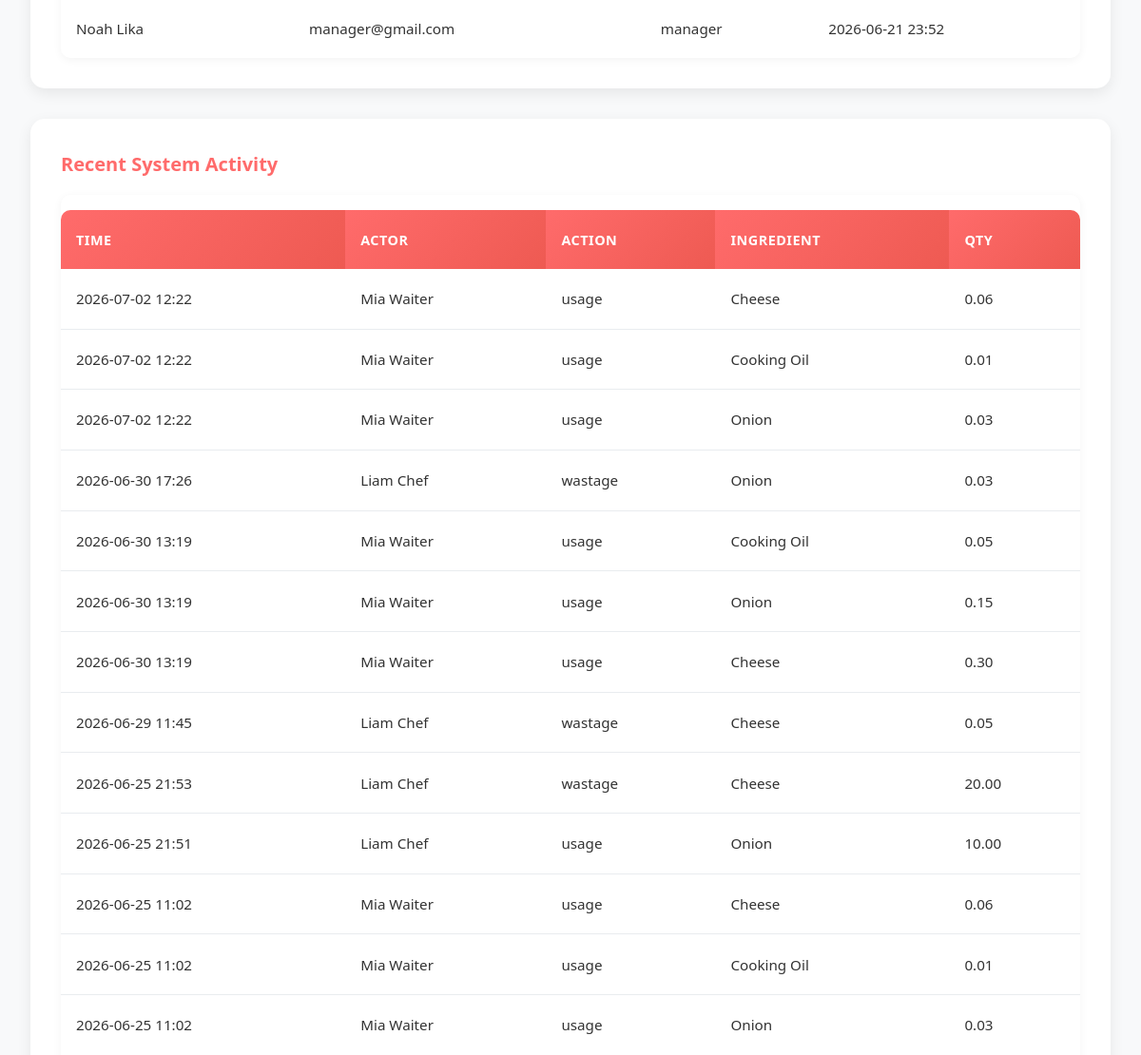
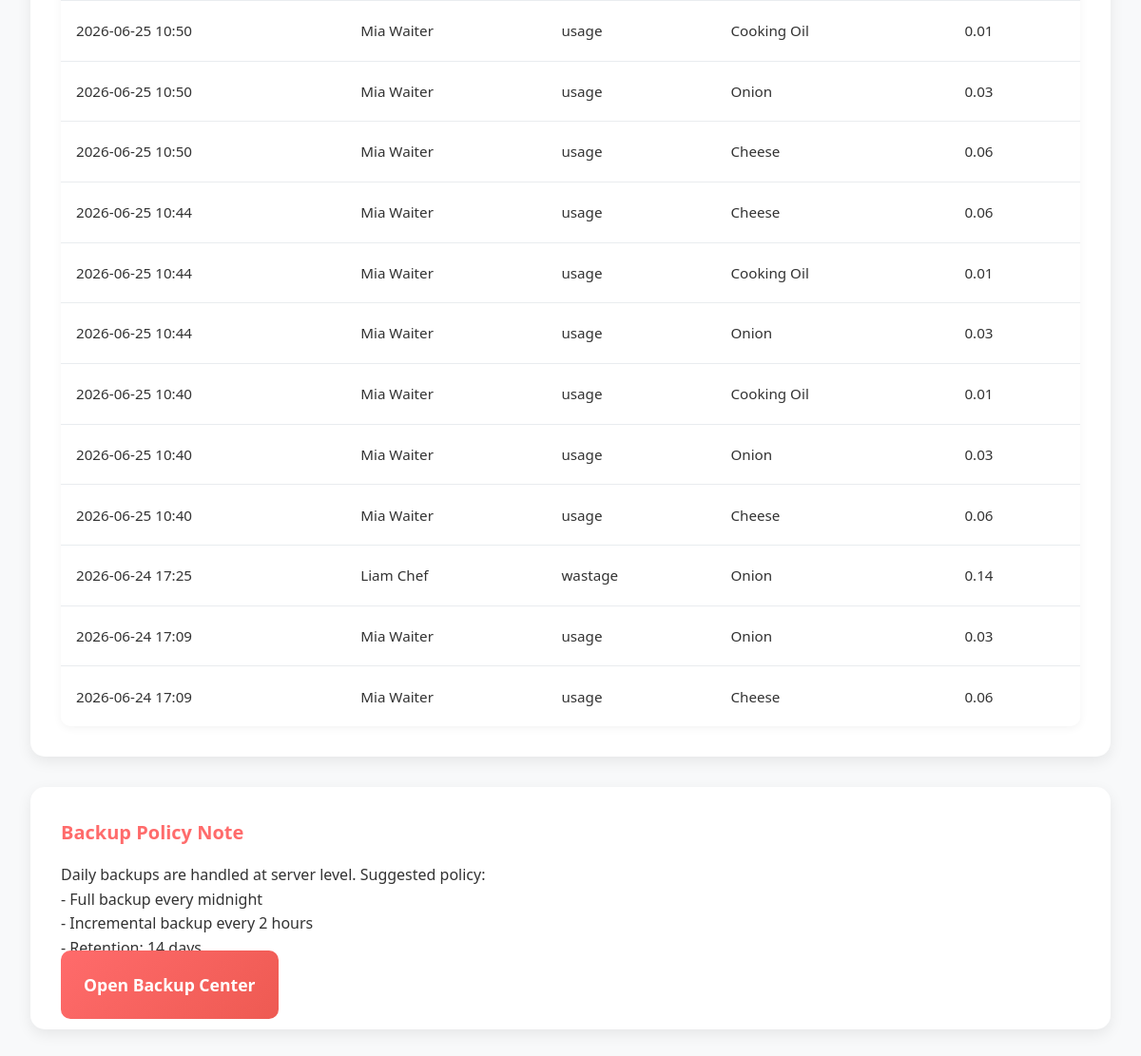
Before: /admin/system_audit.php (signed in, lower part) with the older database file (2 pictures, top to bottom).
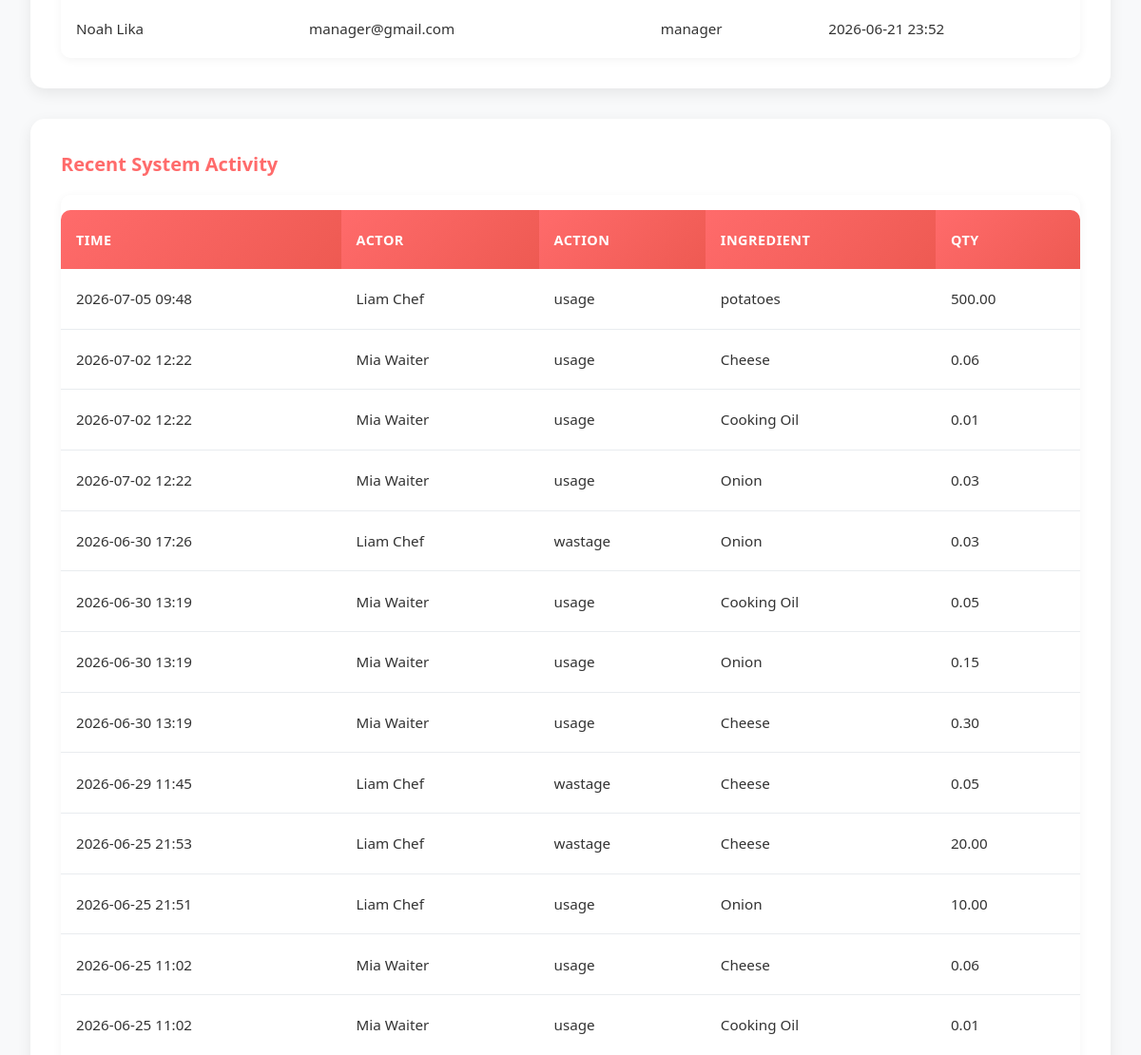
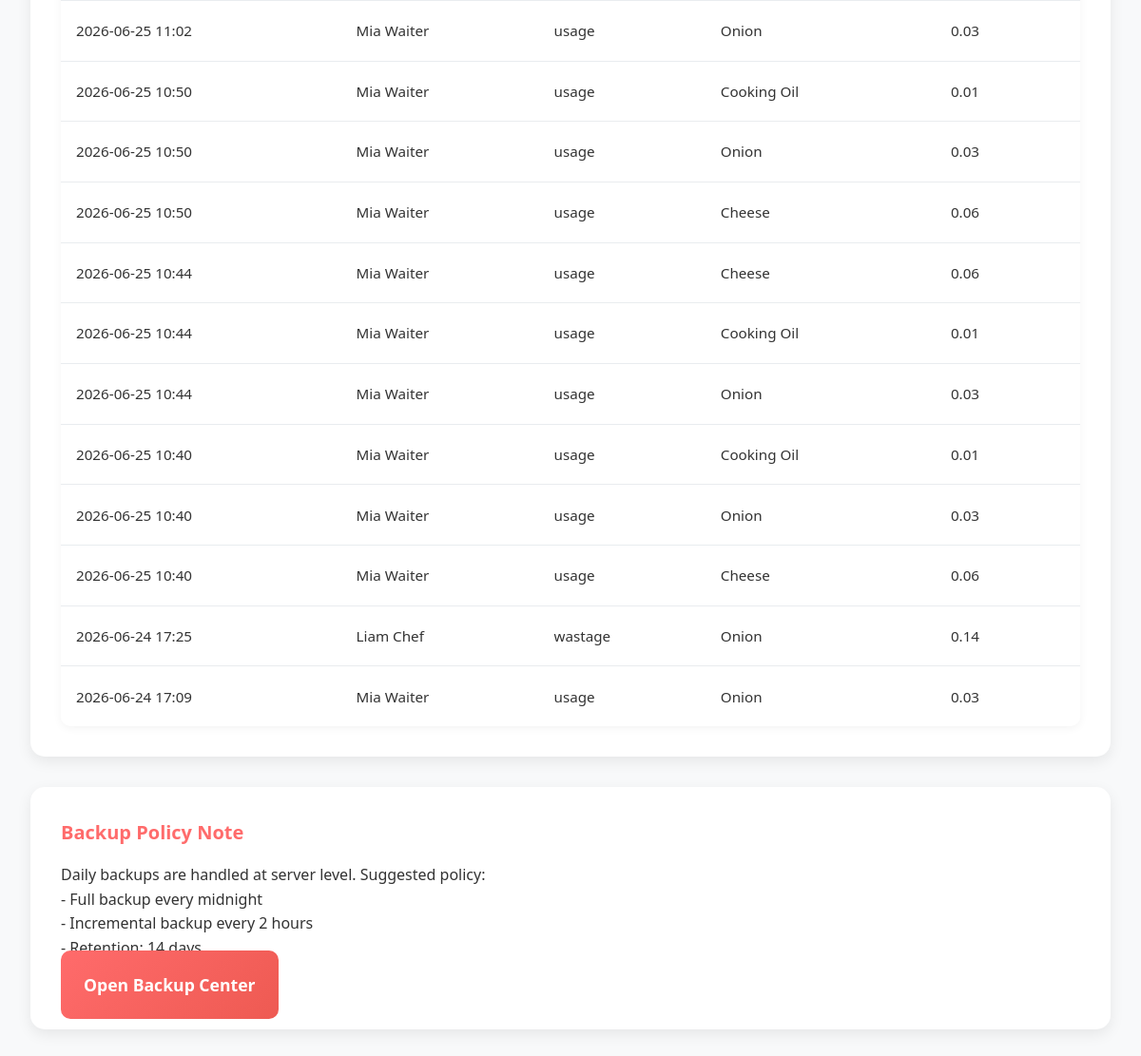
After: the same page with the newer database file (2 pictures, top to bottom).
### tables this page shows
CREATE TABLE `users` (
  `id` int NOT NULL AUTO_INCREMENT,
  `name` varchar(100) NOT NULL,
  `email` varchar(100) NOT NULL,
  `password` varchar(255) NOT NULL,
  `phone` varchar(20) DEFAULT NULL,
  `role` enum('admin','waiter','chef','manager') NOT NULL,
  `is_active` tinyint(1) DEFAULT '1',
  `created_at` timestamp NULL DEFAULT CURRENT_TIMESTAMP,
  `updated_at` timestamp NULL DEFAULT CURRENT_TIMESTAMP ON UPDATE CURRENT_TIMESTAMP,
  PRIMARY KEY (`id`),
  UNIQUE KEY `email` (`email`)
);

CREATE TABLE `stock_movements` (
  `id` int NOT NULL AUTO_INCREMENT,
  `ingredient_id` int NOT NULL,
  `movement_type` enum('stock_in','usage','adjustment','wastage') NOT NULL,
  `quantity` decimal(10,2) NOT NULL,
  `reference_type` enum('purchase','order','manual','wastage') DEFAULT 'manual',
  `reference_id` int DEFAULT NULL,
  `notes` varchar(255) DEFAULT NULL,
  `created_by` int NOT NULL,
  `created_at` timestamp NULL DEFAULT CURRENT_TIMESTAMP,
  PRIMARY KEY (`id`),
  KEY `ingredient_id` (`ingredient_id`),
  KEY `created_by` (`created_by`),
  CONSTRAINT `stock_movements_ibfk_1` FOREIGN KEY (`ingredient_id`) REFERENCES `ingredients` (`id`) ON DELETE RESTRICT,
  CONSTRAINT `stock_movements_ibfk_2` FOREIGN KEY (`created_by`) REFERENCES `users` (`id`) ON DELETE RESTRICT
);

CREATE TABLE `ingredients` (
  `id` int NOT NULL AUTO_INCREMENT,
  `name` varchar(120) NOT NULL,
  `category` varchar(80) DEFAULT NULL,
  `unit` varchar(20) NOT NULL,
  `current_stock` decimal(10,2) NOT NULL DEFAULT '0.00',
  `reorder_level` decimal(10,2) NOT NULL DEFAULT '0.00',
  `unit_cost` decimal(10,2) NOT NULL DEFAULT '0.00',
  `is_active` tinyint(1) DEFAULT '1',
  `created_at` timestamp NULL DEFAULT CURRENT_TIMESTAMP,
  `updated_at` timestamp NULL DEFAULT CURRENT_TIMESTAMP ON UPDATE CURRENT_TIMESTAMP,
  PRIMARY KEY (`id`)
);

### admin/system_audit.php (the view, shortened to what this page needs)
<?php
$conn = new mysqli('localhost', 'root', '1234', 'food_inventory');
$recent_logins = $conn->query('SELECT name, email, role, created_at FROM users ORDER BY created_at DESC LIMIT 20');
$recent_movements = $conn->query('SELECT sm.movement_type, sm.quantity, sm.created_at, i.name AS ingredient_name, u.name AS actor FROM stock_movements sm JOIN ingredients i ON sm.ingredient_id=i.id JOIN users u ON sm.created_by=u.id ORDER BY sm.created_at DESC LIMIT 25');
$backup_text = "Daily backups are handled at server level. Suggested policy:\n- Full backup every midnight\n- Incremental backup every 2 hours\n- Retention: 14 days\n";
?>
<!DOCTYPE html>
<html lang="en">
<head>
    <link rel="stylesheet" href="admin_styles.css">
</head>
<body>
<div class="container">
    <div class="card">
        <div class="table-responsive">
            <table class="data-table">
                <tbody>
                <?php while($u = $recent_logins->fetch_assoc()): ?>
                    <tr><td><?php echo htmlspecialchars($u['name']); ?></td><td><?php echo htmlspecialchars($u['email']); ?></td><td><?php echo htmlspecialchars($u['role']); ?></td><td><?php echo date('Y-m-d H:i', strtotime($u['created_at'])); ?></td></tr>
                <?php endwhile; ?>
                </tbody>
            </table>
        </div>
    </div>
    <div class="card" style="margin-top:16px;">
        <h3>Recent System Activity</h3>
        <div class="table-responsive">
            <table class="data-table">
                <thead><tr><th>Time</th><th>Actor</th><th>Action</th><th>Ingredient</th><th>Qty</th></tr></thead>
                <tbody>
                <?php while($m = $recent_movements->fetch_assoc()): ?>
                    <tr>
                        <td><?php echo date('Y-m-d H:i', strtotime($m['created_at'])); ?></td>
                        <td><?php echo htmlspecialchars($m['actor']); ?></td>
                        <td><?php echo htmlspecialchars($m['movement_type']); ?></td>
                        <td><?php echo htmlspecialchars($m['ingredient_name']); ?></td>
                        <td><?php echo number_format((float)$m['quantity'],2); ?></td>
                    </tr>
                <?php endwhile; ?>
                </tbody>
            </table>
        </div>
    </div>
    <div class="card" style="margin-top:16px;">
        <h3>Backup Policy Note</h3>
        <pre style="white-space:pre-wrap;margin:0;"><?php echo htmlspecialchars($backup_text); ?></pre>
        <div style="margin-top:12px;">
            <a href="backup.php" class="action-btn">Open Backup Center</a>
        </div>
    </div>
</div>
</body>
</html>

Changed rows visible on the page:
no longer on this page (row unchanged): stock_movements: created_at "2026-06-24 17:09", created_by.name "Mia Waiter", movement_type "usage", ingredient.name "Cheese", quantity "0.06"
added stock_movements: created_at "2026-07-05 09:48", created_by.name "Liam Chef", movement_type "usage", ingredient.name "potatoes", quantity "500.00"
